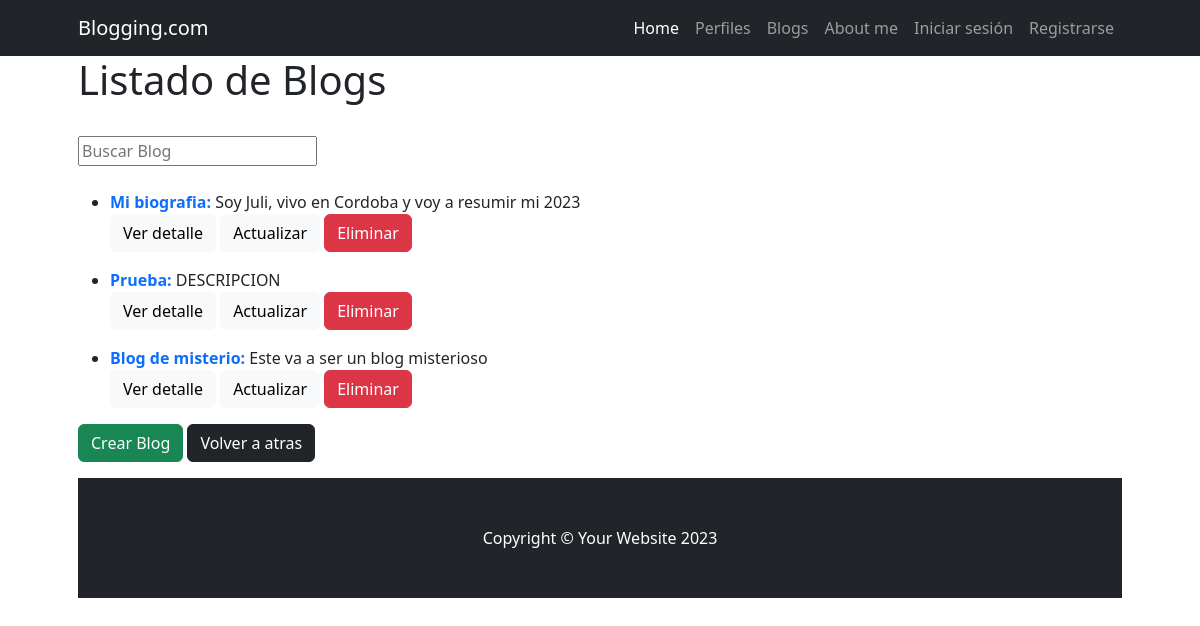
Page /blog/blog/list/ on the earlier database version.
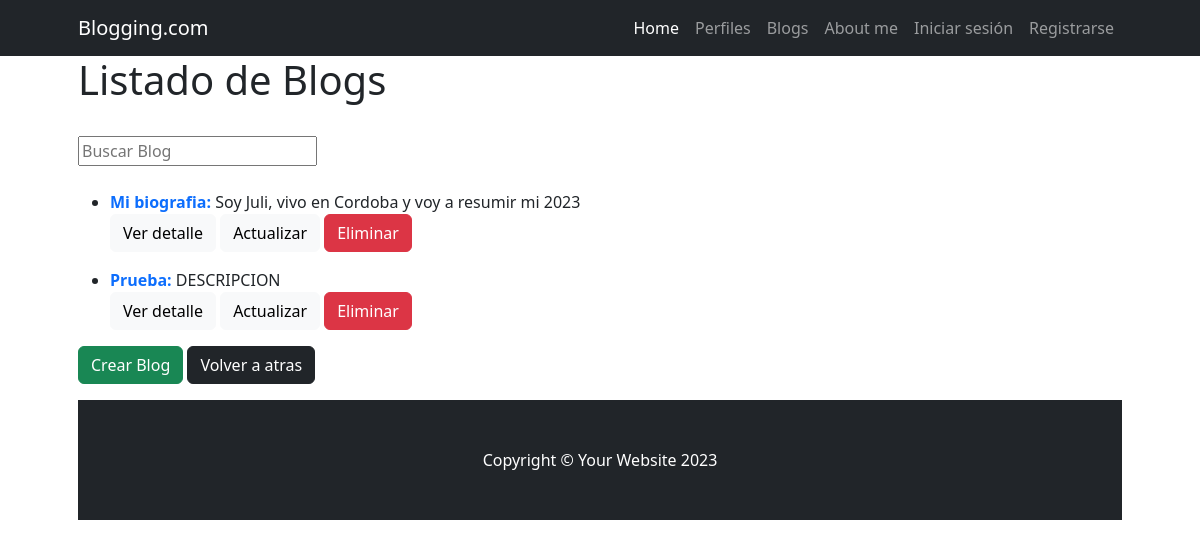
Same page on the later database version.
### Blog/models.py (models this page shows, shortened)
class Blog(models.Model):
    categoria = models.ForeignKey(BlogCategoria, on_delete=models.SET_NULL, null=True, blank=True, verbose_name="categoría")
    titulo = models.CharField(max_length=100)
    descripcion_corta = models.CharField(max_length=200, null=True, blank=True, verbose_name="descripción corta")
    contenido = models.CharField(max_length=10000)
    usuario_origen_id = models.ForeignKey(Perfil, on_delete=models.SET_NULL, null=True, blank=True, verbose_name="usuario")
    fecha_actualizacion = models.DateField(default=timezone.now, editable=False, verbose_name="fecha de actualización")
    class Meta:
        verbose_name = "blog"
        verbose_name_plural = "blogs"

### Blog/views.py (the view)
# urls.py: path("blog/list/", views.BlogList.as_view(), name="blog_list"),
class BlogList(ListView):
    model = models.Blog
    def get_queryset(self):
        if self.request.GET.get("buscar"):
            consulta = self.request.GET.get("buscar")
            object_list = models.Blog.objects.filter(titulo__icontains=consulta)
        else:
            object_list = models.Blog.objects.all()
        return object_list

### Blog/templates/blog/blog_list.html
{% extends 'Blog/base.html' %}
{% block title %}
    <h1>Listado de Blogs</h1>
{% endblock title %}
{% block blog %}
    <div class="py-4 ">
        <form action="" method="get">
            <input type="text" name="buscar" placeholder="Buscar Blog">
        </form>
    </div>
    {% for blog in object_list %}
        <ul>
            <li> <strong class ="text-primary">{{ blog.titulo}}:</strong> {{blog.descripcion_corta}}</li>
                <a href="{% url 'blog:blog_detail' blog.id %}"class="btn btn-light">Ver detalle</a>
                <a href="{% url 'blog:blog_update' blog.id %}"class="btn btn-light">Actualizar</a>
                <a href="{% url 'blog:blog_delete' blog.id %}"class="btn btn-danger ">Eliminar</a>
        </ul>
    {% endfor %}
    <a href="{% url 'blog:blog_create' %}" class="btn btn-success ">Crear Blog</a>
    <a href="{% url 'blog:index' %}" class="btn btn-dark">Volver a atras</a>
{% endblock blog %}

### Blog/templates/blog/base.html
{% extends 'home/base.html' %}
{% block content %}
    {% block blog %}
    {% endblock blog %}
{% endblock content %}

### home/templates/home/base.html (shortened to what this page needs)
{% load static %}
<!DOCTYPE html>
<html lang="es">
    <head>
        <link href="{% static 'home/css/styles.css' %}" rel="stylesheet" />
    </head>
    <body>
        <nav>
            {% include 'home/navbar.html' %}
        </nav>
        <div class="container px-4 px-lg-5">
            {% block title %}
            {% endblock title %}
            {% block content %}
            {% endblock content %}
            {% include 'home/footer.html' %}
    </body>
</html>

### home/templates/home/navbar.html (shortened to what this page needs)
        <nav class="navbar navbar-expand-lg navbar-dark bg-dark">
            <div class="container px-5">
                <a class="navbar-brand" href="{% url 'home:index' %}">
                    Blogging.com</a>
                <div class="collapse navbar-collapse" id="navbarSupportedContent">
                    <ul class="navbar-nav ms-auto mb-2 mb-lg-0">
                        <li class="nav-item"><a class="nav-link active" aria-current="page" href="{% url 'home:index' %}">Home</a></li>
                        <li class="nav-item"><a class="nav-link" href="{% url 'cliente:perfil' %}">Perfiles</a></li>
                        <li class="nav-item"><a class="nav-link" href="{% url 'blog:index' %}">Blogs</a></li>
                        <li class="nav-item"><a class="nav-link" href="{% url 'cliente:aboutme' %}">About me</a></li>
                        {% if user.is_authenticated %}
                            <li><a class="nav-link" href="{% url 'logout' %}">Cerrar sesión</a></li>
                            <li><a class="nav-link" href="#">@{{ user.username }}</a></li>
                        {% else %}
                            <li><a class="nav-link" href="{% url 'login' %}">Iniciar sesión</a></li>
                            <li><a class="nav-link" href="{% url 'cliente:registro' %}">Registrarse</a></li>
                        {% endif %}
                    </ul>
                </div>
            </div>
        </nav>

### home/templates/home/footer.html (shortened to what this page needs)
                <footer class="py-5 bg-dark">
                    <div class="container px-4 px-lg-5"><p class="m-0 text-center text-white">Copyright &copy; Your Website 2023</p></div>
                </footer>

Differences in the rows shown:
removed Blog: titulo "Blog de misterio", descripcion_corta "Este va a ser un blog misterioso"
